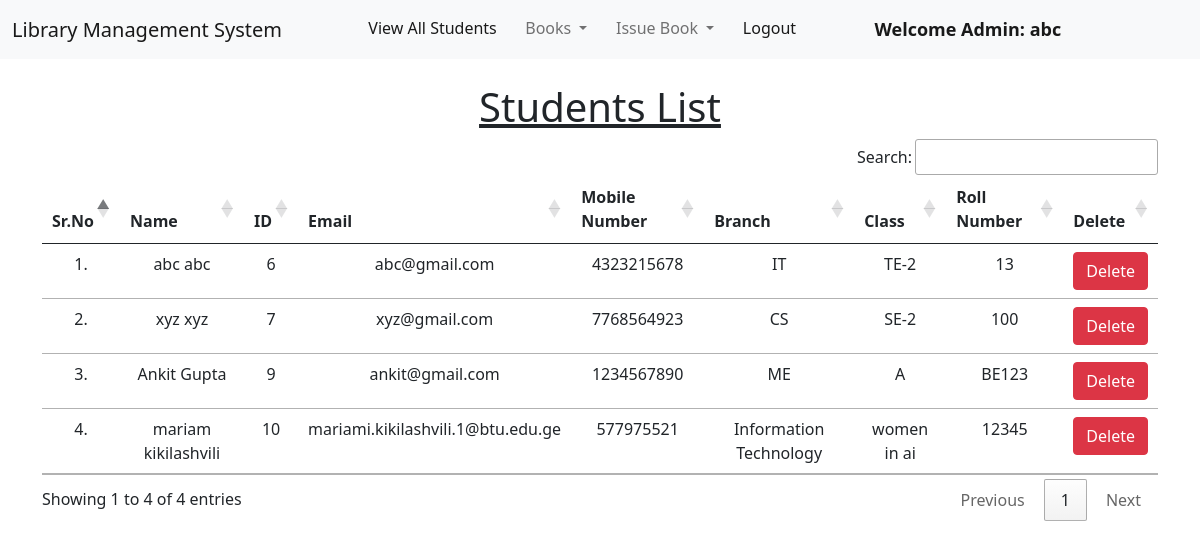
Page /view_students/ (signed in) on the committed database.
### library/models.py (models this page shows, shortened)
class Student(models.Model):
    user = models.OneToOneField(User, on_delete=models.CASCADE)
    classroom = models.CharField(max_length=10)
    branch = models.CharField(max_length=10)
    roll_no = models.CharField(max_length=3, blank=True)
    phone = models.CharField(max_length=10, blank=True)
    image = models.ImageField(upload_to="", blank=True)

### library/views.py (the view)
# urls.py: path("view_students/", views.view_students, name="view_students"),
@login_required(login_url = '/admin_login')
def view_students(request):
    students = Student.objects.all()
    return render(request, "view_students.html", {'students':students})

### library/templates/view_students.html (shortened to what this page needs)
{% extends 'admin_navbar.html' %}
{% load static %}
{% block body %}
<div class="container mt-4">
    <h1 class="text-center"><u>Students List</u></h1>
    <table class="table table-hover" id="example">
        <thead>
            <tr class="text-center">
                <th>Sr.No</th>
                <th>Name</th>
                <th>ID</th>
                <th>Email</th>
                <th>Mobile Number</th>
                <th>Branch</th>
                <th>Class</th>
                <th>Roll Number</th>
                <th>Delete</th>
            </tr>
        </thead>
        <tbody>
            {% for student in students %}
            <tr class="text-center">
                <td>{{forloop.counter}}.</td>
                <td>{{student.user.get_full_name}}</td>
                <td>{{student.user.id}}</td>
                <td>{{student.user.email}}</td>
                <td>{{student.phone}}</td>
                <td>{{student.branch}}</td>
                <td>{{student.classroom}}</td>
                <td>{{student.roll_no}}</td>
                <td><a href="/delete_student/{{student.id}}/" class="btn btn-danger" onclick="return confirm('Are you sure you want to delete this student?')">Delete</a></td>
            </tr>
            {% endfor %}
        </tbody>
    </table>
    </div>
{% endblock %}

### library/templates/admin_navbar.html (shortened to what this page needs)
<!doctype html>
<html lang="en">
  <head>
    <link href="https://cdn.jsdelivr.net/npm/bootstrap@5.1.0/dist/css/bootstrap.min.css" rel="stylesheet">
    <link rel="stylesheet" href="https://cdn.datatables.net/1.10.25/css/jquery.dataTables.min.css">
    <link rel="stylesheet" href="https://cdn.datatables.net/buttons/1.7.1/css/buttons.dataTables.min.css">
  </head>
  <body>
    <nav class="navbar navbar-expand-lg navbar-light bg-light">
        <div class="container-fluid">
          <a class="navbar-brand" href="#">Library Management System</a>
          <div class="collapse navbar-collapse" id="navbarSupportedContent">
            <ul class="navbar-nav me-auto mb-2 mb-lg-0">
              <li class="nav-item">
                <a class="nav-link active" aria-current="page" href="/view_students/">View All Students</a>
              </li>
              <li class="nav-item dropdown">
                <a class="nav-link dropdown-toggle" href="#" id="navbarDropdown" role="button" data-bs-toggle="dropdown" aria-expanded="false">
                  Books
                </a>
              </li>
              <li class="nav-item dropdown">
                <a class="nav-link dropdown-toggle" href="#" id="navbarDropdown" role="button" data-bs-toggle="dropdown" aria-expanded="false">
                  Issue Book
                </a>
              </li>
              <li class="nav-item">
                <a class="nav-link active" aria-current="page" href="/logout/">Logout</a>
              </li>
              <li class="nav-item">
                <a style="font-weight:600; font-family:'Segoe UI', Tahoma, Geneva, Verdana, sans-serif; font-size: large;" class="nav-link active" href="#">Welcome Admin: {{request.user}}</a>
              </li>
            </ul>
          </div>
        </div>
      </nav>
      {% block body %}
      {% endblock %}
  </body>
</html>

### rows in the picture
Student: user.get_full_name "abc abc", user.id "6", user.email "abc@gmail.com", phone "4323215678", branch "IT", classroom "TE-2", roll_no "13"
Student: user.get_full_name "xyz xyz", user.id "7", user.email "xyz@gmail.com", phone "7768564923", branch "CS", classroom "SE-2", roll_no "100"
Student: user.get_full_name "Ankit Gupta", user.id "9", user.email "ankit@gmail.com", phone "1234567890", branch "ME", classroom "A", roll_no "BE123"
Student: user.get_full_name "mariam kikilashvili", user.id "10", user.email "mariami.kikilashvili.1@btu.edu.ge", phone "577975521", branch "Information Technology", classroom "women in ai", roll_no "12345"

### other values in the picture
{{ request.user }} "abc"
